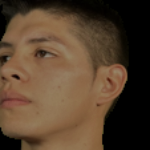
#> input picture Proyecto/dataset/AbrahamDaniloMirandaLopez/brightness_9_20230628_143630471_iOS_sin_fondo.png, 150 x 150 px, found by its file name
$ python ReconocimientoSVM.py
#> lines starting #> are read from the running program, lines starting #| are printed output that depends on the picture
import cv2
import os
import numpy as np
from sklearn.svm import SVC
from sklearn.preprocessing import LabelEncoder
from sklearn.model_selection import train_test_split

# Directorio que contiene el dataset con las fotos de las personas
dataset_path = 'C:/Users/USER/Documents/THAIS_U/SEPTIMO/Inteligencia Artificial/EjerciciosPython/Proyecto/dataset'

# Cargar las imágenes y las etiquetas del dataset
def cargar_dataset():
    imagenes = []
    etiquetas = []
    personas = os.listdir(dataset_path)
    for persona in personas:
        persona_path = os.path.join(dataset_path, persona)
        for imagen_nombre in os.listdir(persona_path):
            imagen_path = os.path.join(persona_path, imagen_nombre)
            imagen = cv2.imread(imagen_path)
#> imagen is the input picture: shape (150, 150, 3); mean B, G, R 45.8, 65.2, 86.2
            imagen = cv2.cvtColor(imagen, cv2.COLOR_BGR2GRAY)  # Convertir a escala de grises
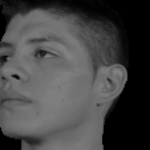
#> imagen: shape (150, 150); min 0, max 132, mean 69.3
            imagenes.append(imagen)
            etiquetas.append(persona)
    return imagenes, etiquetas

# Preprocesar las imágenes para el entrenamiento de SVM
def preprocesar_imagenes(imagenes):
    imagenes_procesadas = []
    for imagen in imagenes:
        imagen = cv2.resize(imagen, (150, 150))  # Redimensionar las imágenes a un tamaño común
        imagen = imagen.flatten()  # Aplanar la imagen en un vector
        imagenes_procesadas.append(imagen)
#> this loop made 3 passes
#> pass 2, in preprocesar_imagenes, `imagen = cv2.resize(imagen, (150, 150))`:
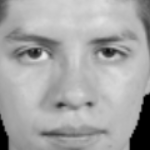
#> imagen: shape (150, 150); min 0, max 235, mean 166.4
#> pass 3, in preprocesar_imagenes, `imagen = cv2.resize(imagen, (150, 150))`:
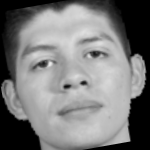
#> imagen: shape (150, 150); min 0, max 233, mean 122
    imagenes_procesadas = np.array(imagenes_procesadas)
    return imagenes_procesadas

# Codificar las etiquetas de las personas en forma numérica
def codificar_etiquetas(etiquetas):
    encoder = LabelEncoder()
    etiquetas_codificadas = encoder.fit_transform(etiquetas)
    return etiquetas_codificadas, encoder.classes_

# Dividir el dataset en conjuntos de entrenamiento y prueba
def dividir_dataset(imagenes, etiquetas, test_size=0.2):
    X_train, X_test, y_train, y_test = train_test_split(imagenes, etiquetas, test_size=test_size, random_state=42)
    return X_train, X_test, y_train, y_test

# Entrenar el modelo de reconocimiento facial SVM
def entrenar_modelo(imagenes, etiquetas):
    X_train, X_test, y_train, y_test = dividir_dataset(imagenes, etiquetas)
    modelo = SVC(kernel='linear')
#> (the run stopped early here; a loop or call above may not have finished)
